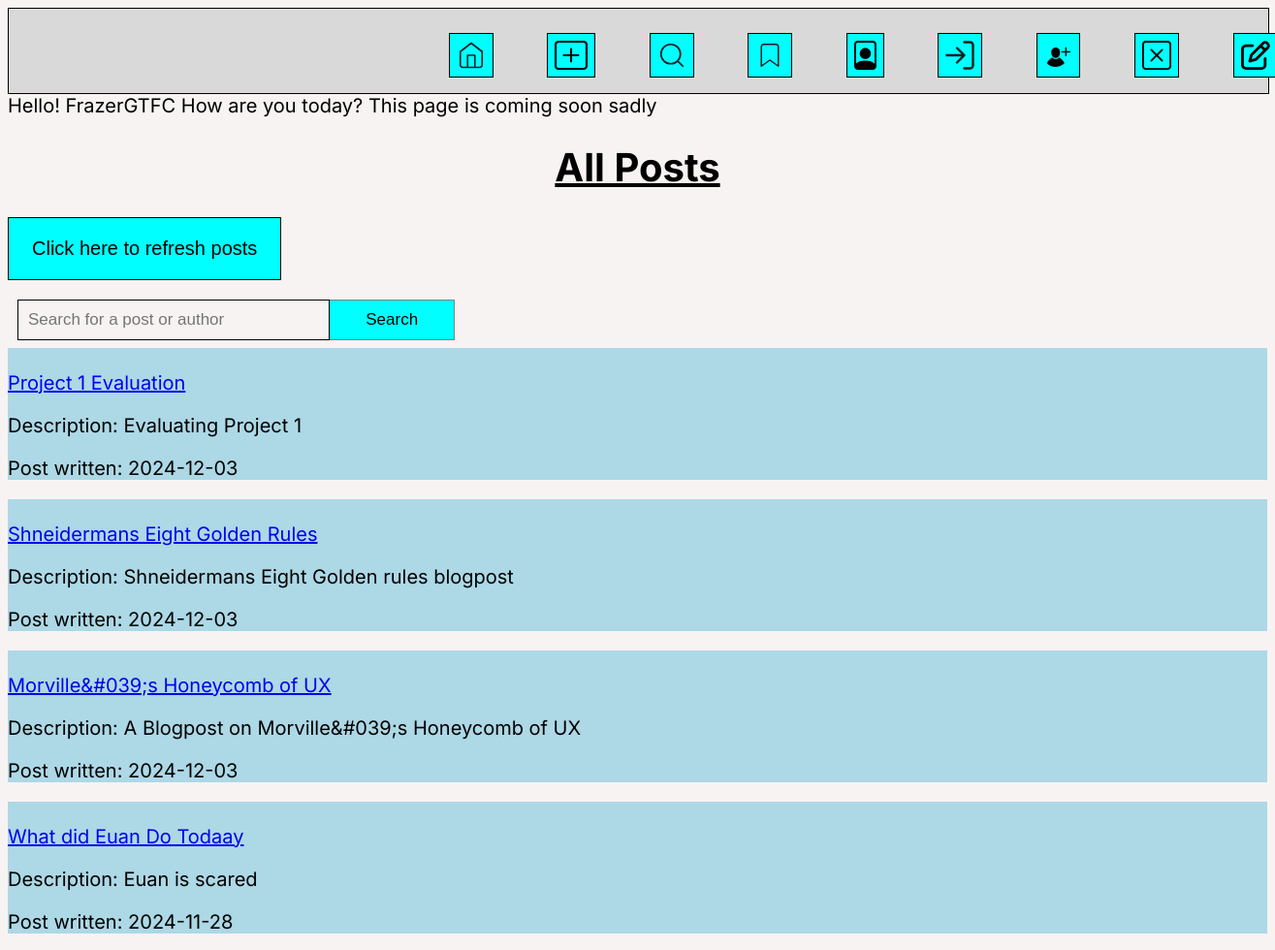
The page /bookmarked_posts.php (signed in, upper part) on the database as committed earlier.
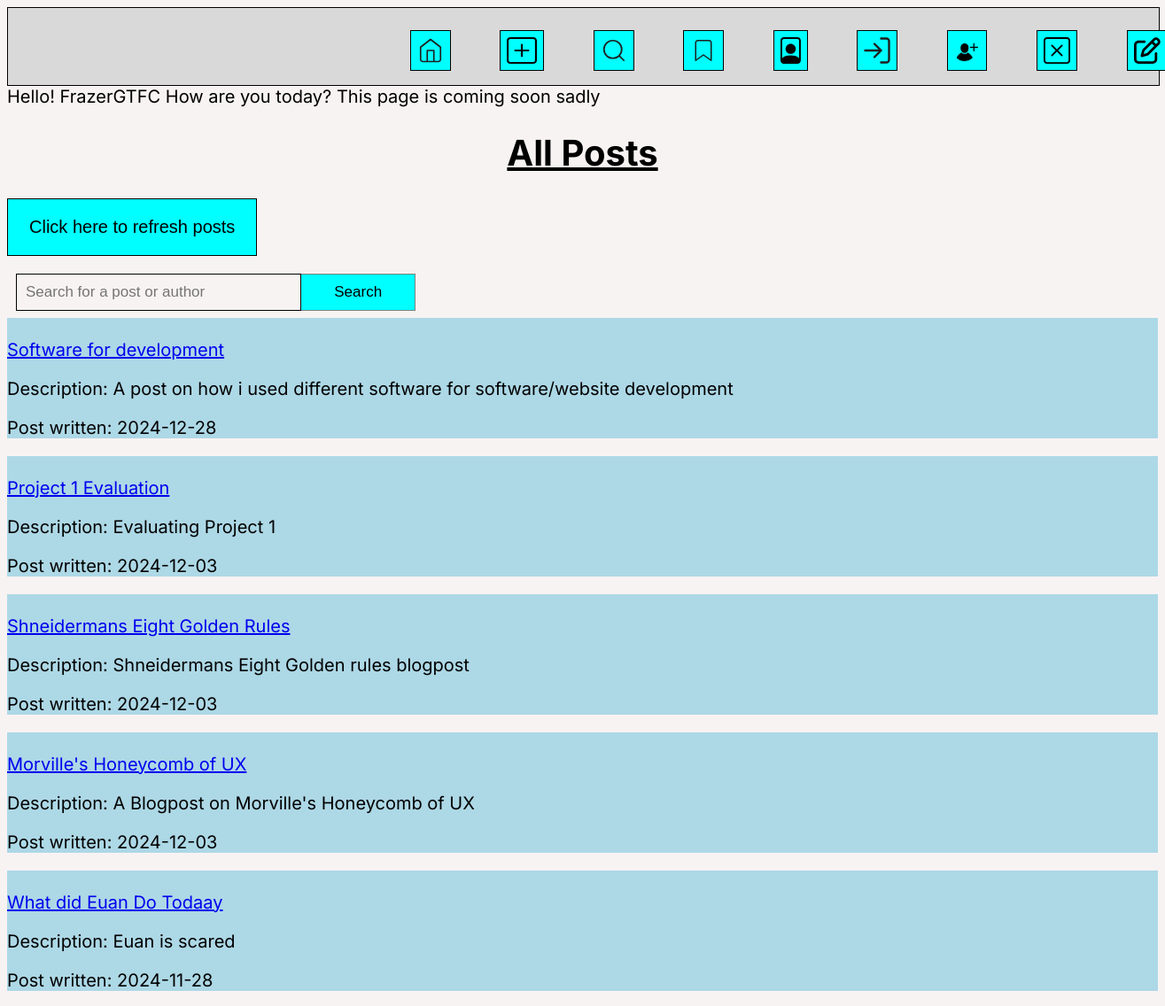
The same page on the database as committed later.
### tables this page shows
CREATE TABLE `posts` (
  `id` int(12) UNSIGNED NOT NULL,
  `title` varchar(255) NOT NULL,
  `description` varchar(255) NOT NULL,
  `post_txt` mediumtext NOT NULL,
  `picture` blob NOT NULL,
  `created` date NOT NULL DEFAULT current_timestamp()
);

### bookmarked_posts.php (the view, shortened to what this page needs)
<?php
include 'connectdb.php';
$posts = [];
if (empty($posts)) {
    $stmt = $conn->prepare("SELECT * FROM posts ORDER BY created DESC");
    $stmt->execute();
    $result = $stmt->get_result();
    while ($row = $result->fetch_assoc()) {
        $posts[] = $row;
    }
}
$username = $_SESSION['username'] ?? 'Guest';
?>
<!DOCTYPE html>
<html lang="en">
<head>
    <link rel="stylesheet" href="list_posts.css">
</head>
<body>
<nav class="Header">
        <a class="icon" class="icon" href="index.php">
            <img src="Home.svg">
            </a>
            <a class="icon" href="new_post_form.php">
            <img src="create_post.svg">
            </a>
            <a class="icon" href="list_posts.php">
            <img src="Search.svg">
        <a class="icon" href="bookmarked_posts.php">
        <img src="Bookmark.svg">
        </a>
            <a class="icon" href="view_profile.php">
            <img src="Account.svg">
            </a>
            </a>
            <a class="icon" href="login.php">
            <img src="login.svg">
            </a>
            <a class="icon" href="signup.php">
            <img src="signup.svg">
            </a>
            <a class="icon" href="delete_profile.php">
        <img src="delete_profile.svg">
        </a>
        <a class="icon" href="feedback.php">
        <img src="feedback.svg">
        </a>
        </nav>
    <?php
    echo "Hello! {$username} How are you today? This page is coming soon sadly ";
    ?>
    <h1 class="title"><b><u>All Posts</u></b></h1>
    <div class="refresh">
        <button> <a href="bookmarked_posts.php"> Click here to refresh posts</a></button>
    </div>
    <div class="search-button">
        <form method='POST'>
            <input type="text" placeholder="Search for a post or author" name="search">
            <button name="submit">Search</button>
        </form>
    </div>
    <div class="posts-container">
        <?php
        if (!empty($posts)) {
            foreach ($posts as $row) {
                echo '<section class="postCard">';
                echo '<p><a href="retrieve_post.php?id=' . htmlspecialchars($row['id']) . '">' . '<br>', htmlspecialchars($row['title']) . '</a></p>';
                echo '<p>Description: ' . htmlspecialchars($row['description']) . '</p>';
                echo '<p>Post written: ' . htmlspecialchars($row['created']) . '</p>';
                echo '</section>';
            }
        } else {
            echo "<p>No posts found.</p>";
        }
        ?>
    </div>
</body>
</html>

### list_posts.css (style rules this page uses)
body { background-color: #F8F3F3; font-family: "Inter", sans-serif; font-size: 20px; }
nav { width: 100%; margin: auto; height: 87px; display: inline-block; background-color: #D9D9D9; border: 1px solid #000; }
.icon { text-decoration: none; position: relative; left: 33%; }
.icon img { border: #000 thin solid; padding: 7px; height: 30px; background-color: aqua; margin: 25px; }
.title { text-align: center; }
.refresh button { border: #000 thin solid; padding: 20px 24px; background-color: aqua; text-decoration: none; cursor: pointer; font-size: 20px; text-align: center; }
.refresh a { text-decoration: none; color: black; }
input { box-sizing: border-box; float: left; width: 25%; padding: 10px; background: transparent; color: black; font-size: 17px; border: 1px solid black; cursor: pointer; }
form button { background: aqua; float: left; width: 10%; padding: 10px; color: black; font-size: 17px; border: 1px solid grey; border-left: none; cursor: pointer; }
.search-button { text-decoration: none; padding-left: 10px; padding-bottom: 30px; }
section.postCard { background-color: lightblue; display: block; }

Rows that differ between the two databases and show on the page:
added posts: title "Software for development", description "A post on how i used different software for software/website development", created "2024-12-28"
changed posts: title "Morville&#039;s Honeycomb of UX" → "Morville's Honeycomb of UX"; description "A Blogpost on Morville&#039;s Honeycomb of UX" → "A Blogpost on Morville's Honeycomb of UX"
